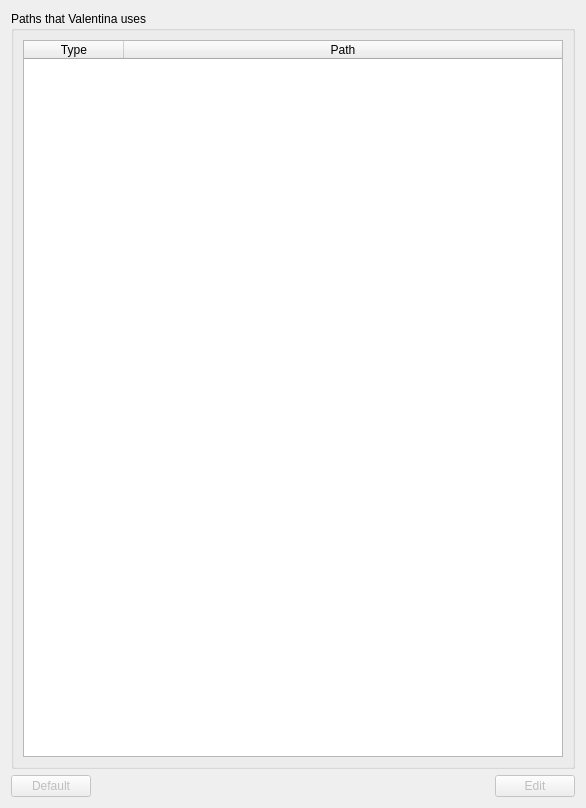
<?xml version="1.0" encoding="UTF-8"?>
<ui version="4.0">
 <class>PuzzlePreferencesPathPage</class>
 <widget class="QWidget" name="PuzzlePreferencesPathPage">
  <property name="geometry">
   <rect>
    <x>0</x>
    <y>0</y>
    <width>586</width>
    <height>808</height>
   </rect>
  </property>
  <property name="windowTitle">
   <string notr="true">Form</string>
  </property>
  <layout class="QVBoxLayout" name="verticalLayout_2">
   <item>
    <widget class="QGroupBox" name="groupBox">
     <property name="title">
      <string>Paths that Valentina uses</string>
     </property>
     <layout class="QVBoxLayout" name="verticalLayout">
      <item>
       <widget class="QTableWidget" name="pathTable">
        <property name="editTriggers">
         <set>QAbstractItemView::NoEditTriggers</set>
        </property>
        <property name="selectionMode">
         <enum>QAbstractItemView::SingleSelection</enum>
        </property>
        <property name="selectionBehavior">
         <enum>QAbstractItemView::SelectRows</enum>
        </property>
        <property name="showGrid">
         <bool>false</bool>
        </property>
        <attribute name="horizontalHeaderStretchLastSection">
         <bool>true</bool>
        </attribute>
        <attribute name="verticalHeaderVisible">
         <bool>false</bool>
        </attribute>
        <column>
         <property name="text">
          <string>Type</string>
         </property>
        </column>
        <column>
         <property name="text">
          <string>Path</string>
         </property>
        </column>
       </widget>
      </item>
     </layout>
    </widget>
   </item>
   <item>
    <layout class="QHBoxLayout" name="horizontalLayout">
     <item>
      <widget class="QPushButton" name="defaultButton">
       <property name="enabled">
        <bool>false</bool>
       </property>
       <property name="sizePolicy">
        <sizepolicy hsizetype="Fixed" vsizetype="Fixed">
         <horstretch>0</horstretch>
         <verstretch>0</verstretch>
        </sizepolicy>
       </property>
       <property name="text">
        <string>Default</string>
       </property>
      </widget>
     </item>
     <item>
      <spacer name="horizontalSpacer">
       <property name="orientation">
        <enum>Qt::Horizontal</enum>
       </property>
       <property name="sizeHint" stdset="0">
        <size>
         <width>40</width>
         <height>20</height>
        </size>
       </property>
      </spacer>
     </item>
     <item>
      <widget class="QPushButton" name="editButton">
       <property name="enabled">
        <bool>false</bool>
       </property>
       <property name="sizePolicy">
        <sizepolicy hsizetype="Fixed" vsizetype="Fixed">
         <horstretch>0</horstretch>
         <verstretch>0</verstretch>
        </sizepolicy>
       </property>
       <property name="text">
        <string>Edit</string>
       </property>
      </widget>
     </item>
    </layout>
   </item>
  </layout>
 </widget>
 <resources/>
 <connections/>
</ui>
